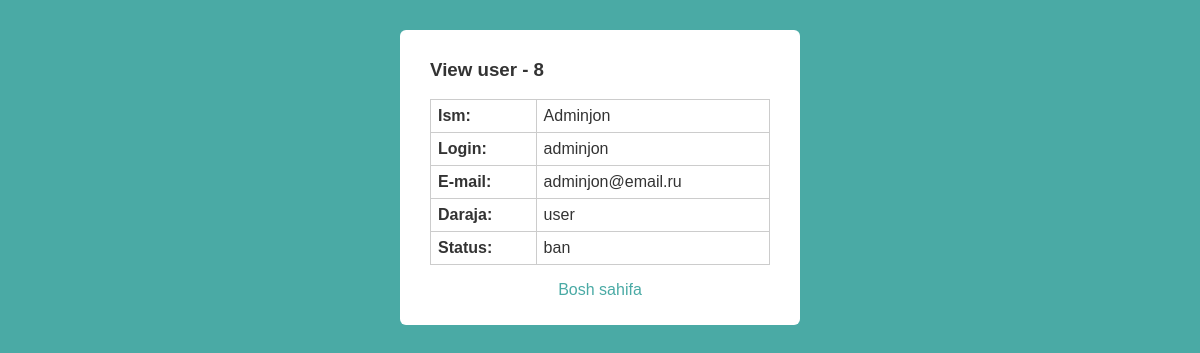
The app's page /view.php?id=8 with its own data.
### tables this page shows
CREATE TABLE `users` (
  `id` int(11) NOT NULL,
  `fullname` varchar(100) DEFAULT NULL,
  `email` varchar(100) NOT NULL,
  `username` varchar(100) NOT NULL,
  `password` varchar(100) NOT NULL,
  `role` varchar(10) NOT NULL,
  `status` varchar(10) NOT NULL,
  `regdate` varchar(100) NOT NULL,
  `updateDate` varchar(100) NOT NULL
);

### view.php (the view, shortened to what this page needs)
<?php
if($_SESSION['role'] === 'user') {
	header("Location: index.php");
	exit();
} else {
	include "dbconfig.php";
	if(isset($_GET['id'])) {
		$id = $_GET['id'];
		$sqlUser = mysqli_query($conn, "SELECT * FROM users WHERE id = '$id'");
		$res = mysqli_fetch_assoc($sqlUser);
		$fullname = $res['fullname'];
		$username = $res['username'];
		$email = $res['email'];
		$role = $res['role'];
		$status = $res['status'];
	}
}
?>
<!DOCTYPE html>
<html>
<head>
	<link rel="stylesheet" href="style.css">
</head>
<body>
	<div class="wrapper">
		<h3>View user - <?=$id;?></h3>
		<table>
			<tbody>
				<tr>
					<th>Ism:</th>
					<td><?=$fullname;?></td>
				</tr>
				<tr>
					<th>Login:</th>
					<td><?=$username;?></td>
				</tr>
				<tr>
					<th>E-mail:</th>
					<td><?=$email;?></td>
				</tr>
				<tr>
					<th>Daraja:</th>
					<td><?=$role;?></td>
				</tr>
				<tr>
					<th>Status:</th>
					<td><?=$status;?></td>
				</tr>
			</tbody>
		</table>
		<p>
			<a href="index.php">Bosh sahifa</a>
		</p>
	</div>
</body>
</html>

### style.css (style rules this page uses)
* { font-family: Verdana, sans-serif; box-sizing: border-box; }
body { background: #4aaaa5; }
.wrapper { max-width: 400px; background: #fff; color: #333; margin: 30px auto; padding: 10px 30px; border-radius: 6px; }
p { text-align: center; }
p a { text-decoration: none; color: #4aaaa5; }
table { width: 100%; border: 1px solid #ccc; border-collapse: collapse; }
th, td { text-align: left; padding: 7px; border: 1px solid #ccc; }

### records on screen
users: fullname "Adminjon", username "adminjon", email "adminjon@email.ru", role "user", status "ban"

### other values on screen
$id "8"
